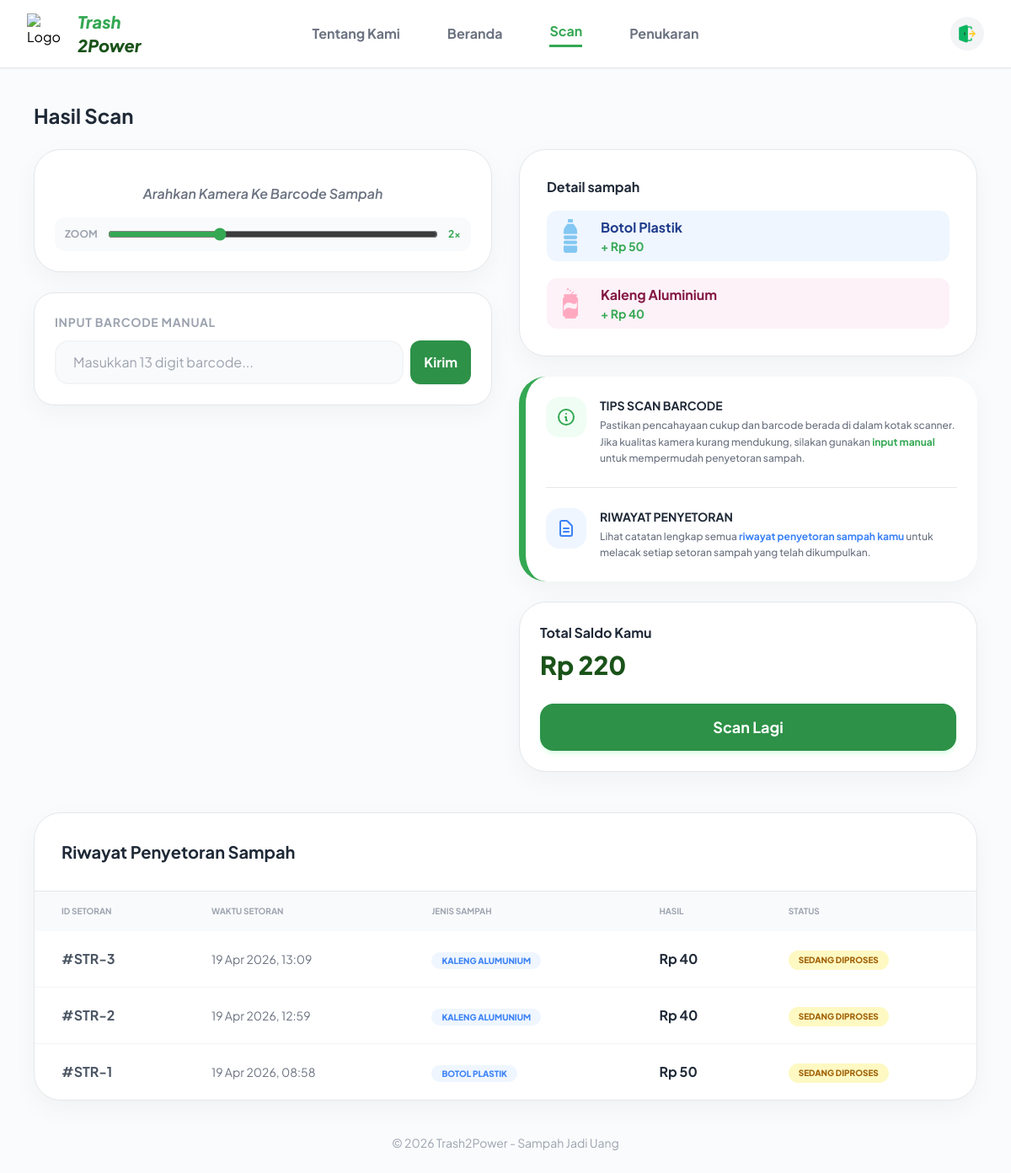
/scan.php (signed in), run on the app's committed database.
### tables this page shows
CREATE TABLE `users` (
  `id_user` int(11) NOT NULL,
  `email` varchar(100) NOT NULL,
  `password` varchar(255) NOT NULL,
  `nama` varchar(100) NOT NULL,
  `no_hp` varchar(20) NOT NULL,
  `gender` enum('pria','wanita') NOT NULL,
  `foto_profil` varchar(255) DEFAULT NULL,
  `role` enum('warga','admin') NOT NULL,
  `saldo` decimal(10,2) NOT NULL DEFAULT 0.00
);

CREATE TABLE `setoran` (
  `id_setoran` int(11) NOT NULL,
  `id_warga` int(11) NOT NULL,
  `id_kategori` int(11) NOT NULL,
  `jumlah_sampah` int(11) NOT NULL,
  `hasil_pendapatan` decimal(15,2) NOT NULL,
  `tgl_penyetoran` timestamp NOT NULL DEFAULT current_timestamp()
);

CREATE TABLE `kategori_sampah` (
  `id_kategori` int(50) NOT NULL,
  `jenis_sampah` varchar(30) NOT NULL,
  `harga_sampah` decimal(10,2) NOT NULL
);

### scan.php (the view, shortened to what this page needs)
<?php
$id_user_login = $_SESSION['id_user'];
$host = "localhost";
$user = "root";
$pass = "";
$db   = "trash2power_db";
$koneksi = mysqli_connect($host, $user, $pass, $db);
$userData = mysqli_fetch_assoc(mysqli_query($koneksi, "SELECT nama, saldo FROM users WHERE id_user = '$id_user_login'"));
?>
<!DOCTYPE html>
<html lang="id">
<head>
    <script src="https://cdn.tailwindcss.com"></script>
</head>
<body class="min-h-screen pb-32 md:pb-0">
    <nav class="w-full bg-white border-b sticky top-0 z-50 shadow-sm">
        <div class="max-w-7xl mx-auto px-6 md:px-8 h-20 flex items-center justify-between">
            <div class="flex items-center gap-3 md:min-w-[200px]">
                <div class="w-10 h-10 md:w-12 md:h-12"><img src="https://cdn-icons-png.flaticon.com/512/3299/3299935.png" alt="Logo"></div>
                <div class="flex flex-col">
                    <span class="text-[#34A853] font-extrabold text-lg md:text-xl leading-none italic">Trash</span>
                    <span class="text-[#1A5319] font-extrabold text-lg md:text-xl leading-none italic">2Power</span>
                </div>
            </div>
            <div class="hidden md:flex items-center gap-14 font-bold text-gray-500">
                <a href="tentang_kami.php" class="hover:text-green-600 transition">Tentang Kami</a>
                <a href="beranda.php" class="hover:text-green-600 transition">Beranda</a>
                <a href="scan.php" class="nav-active pb-1">Scan</a>
                <a href="reward.php" class="hover:text-green-600 transition">Penukaran</a>
            </div>
            <div class="flex items-center justify-end md:min-w-[200px]">
                <a href="#" id="btn-logout-trigger" class="flex items-center justify-center w-10 h-10 rounded-full bg-gray-100 hover:bg-red-50 transition group">
                    <img src="logout.png" alt="Logout" class="w-6 h-6 group-hover:opacity-70">
                </a>
            </div>
        </div>
    </nav>
    <main class="max-w-6xl mx-auto mt-10 px-4">
        <h2 class="text-2xl font-bold text-gray-800 mb-6">Hasil Scan</h2>
        <div class="grid grid-cols-1 md:grid-cols-2 gap-8 items-start">
            <div id="view-container">
                <div id="scanner-view" class="bg-white p-6 rounded-[32px] border card-shadow text-center">
                    <p id="scan-instruction" class="text-gray-500 font-semibold italic">Arahkan Kamera Ke Barcode Sampah</p>
                    <div class="mt-4 flex items-center gap-3 bg-gray-50 p-3 rounded-xl">
                        <span class="text-xs font-bold text-gray-400 uppercase">Zoom</span>
                        <input type="range" id="zoom-slider" min="1" max="4" step="0.1" value="2" class="flex-1 accent-[#34A853]" oninput="applyZoom(this.value)">
                        <span id="zoom-label" class="text-xs font-bold text-[#34A853]">2x</span>
                    </div>
                </div>
                <div class="mt-6 bg-white p-6 rounded-[24px] border card-shadow">
                    <p class="text-sm text-gray-400 mb-3 font-bold uppercase tracking-wider">Input Barcode Manual</p>
                    <div class="flex gap-2">
                        <input type="text" id="manual-input" placeholder="Masukkan 13 digit barcode..." class="flex-1 border-2 border-gray-100 bg-gray-50 rounded-2xl px-5 py-3 focus:outline-none focus:border-[#34A853] transition">
                        <button onclick="submitManual()"
                            class="btn-primary flex-shrink-0 text-white px-4 md:px-4 py-2 rounded-xl font-bold text-sm md:text-base shadow-sm">
                            Kirim
                        </button>
                    </div>
                </div>
            </div>
            <div class="space-y-6">
                <div class="bg-white p-8 rounded-[32px] border card-shadow">
                    <h4 class="text-gray-800 font-bold mb-4">Detail sampah</h4>
                    <div class="space-y-5">
                        <div class="flex items-center gap-4 bg-blue-50 p-2 rounded-xl">
                            <img src="botol.png" alt="Botol"
                                class="w-10 h-10 object-contain"
                                style="filter: invert(70%) sepia(50%) saturate(300%) hue-rotate(160deg) brightness(95%) contrast(100%);">
                            <div>
                                <p class="font-bold text-blue-900">Botol Plastik</p>
                                <p class="text-[#34A853] font-bold text-sm">+ Rp 50</p>
                            </div>
                        </div>
                        <div class="flex items-center gap-4 bg-pink-50 p-2 rounded-xl">
                            <img src="kaleng.png" alt="Kaleng"
                                class="w-10 h-10 object-contain"
                                style="filter: invert(70%) sepia(30%) saturate(600%) hue-rotate(300deg) brightness(105%) contrast(100%);">
                            <div>
                                <p class="font-bold text-pink-900">Kaleng Aluminium</p>
                                <p class="text-[#34A853] font-bold text-sm">+ Rp 40</p>
                            </div>
                        </div>
                    </div>
                </div>
                <div class="bg-white p-6 rounded-[32px] border-l-8 border-[#34A853] card-shadow">
                    <div class="flex items-start gap-4 mb-6">
                        <div class="bg-green-50 p-3 rounded-2xl">
                            <svg class="w-6 h-6 text-[#34A853]" fill="none" stroke="currentColor" viewBox="0 0 24 24">
                                <path stroke-linecap="round" stroke-linejoin="round" stroke-width="2" d="M13 16h-1v-4h-1m1-4h.01M21 12a9 9 0 11-18 0 9 9 0 0118 0z"></path>
                            </svg>
                        </div>
                        <div>
                            <h5 class="text-sm font-bold text-gray-800 uppercase mb-1">Tips Scan Barcode</h5>
                            <p class="text-xs text-gray-500 leading-relaxed font-medium">
                                Pastikan pencahayaan cukup dan barcode berada di dalam kotak scanner. Jika kualitas kamera kurang mendukung, silakan gunakan <button onclick="document.getElementById('manual-input').scrollIntoView({behavior: 'smooth'}); document.getElementById('manual-input').focus();" class="text-[#34A853] font-bold hover:underline cursor-pointer bg-none border-none p-0">input manual</button> untuk mempermudah penyetoran sampah.
                            </p>
                        </div>
                    </div>
                    <div class="border-t pt-6 flex items-start gap-4 cursor-pointer hover:opacity-80 transition" onclick="document.querySelector('.mt-12').scrollIntoView({behavior: 'smooth', block: 'center'});">
                        <div class="bg-blue-50 p-3 rounded-2xl">
                            <svg class="w-6 h-6 text-blue-500" fill="none" stroke="currentColor" viewBox="0 0 24 24">
                                <path stroke-linecap="round" stroke-linejoin="round" stroke-width="2" d="M9 12h6m-6 4h6m2 5H7a2 2 0 01-2-2V5a2 2 0 012-2h5.586a1 1 0 01.707.293l5.414 5.414a1 1 0 01.293.707V19a2 2 0 01-2 2z"></path>
                            </svg>
                        </div>
                        <div>
                            <h5 class="text-sm font-bold text-gray-800 uppercase mb-1">Riwayat Penyetoran</h5>
                            <p class="text-xs text-gray-500 leading-relaxed font-medium">
                                Lihat catatan lengkap semua <button class="text-blue-500 font-bold hover:underline bg-none border-none p-0">riwayat penyetoran sampah kamu</button> untuk melacak setiap setoran sampah yang telah dikumpulkan.
                            </p>
                        </div>
                    </div>
                </div>
                <div class="bg-white p-6 rounded-[32px] border card-shadow">
                    <h4 class="text-gray-800 font-bold mb-2">Total Saldo Kamu</h4>
                    <div class="flex items-baseline gap-2 mb-7">
                        <span class="text-3xl font-black text-[#1A5319]">Rp <span id="current-saldo"><?= number_format($userData['saldo'], 0, ',', '.') ?></span></span>
                    </div>
                    <div class="mt-5">
                        <button onclick="location.reload()"
                            class="btn-primary w-full text-white py-3.5 rounded-2xl font-bold text-lg shadow-md shadow-green-100 transition-all active:scale-[0.95]">
                            Scan Lagi
                        </button>
                    </div>
                </div>
            </div>
        </div>
        <div class="mt-12 bg-white rounded-[32px] border card-shadow overflow-hidden">
            <div class="p-6 md:p-8 border-b flex justify-between items-center">
                <h3 class="text-lg md:text-xl font-bold text-gray-800">Riwayat Penyetoran Sampah</h3>
            </div>
            <div class="hidden md:block overflow-x-auto">
                <table class="w-full text-left">
                    <thead class="bg-gray-50 text-gray-400 text-[10px] uppercase font-black">
                        <tr>
                            <th class="px-8 py-4">ID Setoran</th>
                            <th class="px-8 py-4">Waktu Setoran</th>
                            <th class="px-8 py-4">Jenis Sampah</th>
                            <th class="px-8 py-4">Hasil</th>
                            <th class="px-8 py-4">Status</th>
                        </tr>
                    </thead>
                    <tbody class="divide-y divide-gray-100">
                        <?php
                        $q = mysqli_query($koneksi, "SELECT s.*, k.jenis_sampah FROM setoran s JOIN kategori_sampah k ON s.id_kategori = k.id_kategori WHERE s.id_warga = '$id_user_login' ORDER BY s.tgl_penyetoran DESC LIMIT 5");
                        while ($r = mysqli_fetch_assoc($q)):
                            $status_text = !empty($r['status']) ? $r['status'] : 'sedang diproses';
                            $badge_color = "bg-yellow-100 text-yellow-700";
                        ?>
                            <tr class="hover:bg-gray-50/50 transition">
                                <td class="px-8 py-5 font-bold text-gray-600">#STR-<?= $r['id_setoran'] ?></td>
                                <td class="px-8 py-5 text-gray-500 text-sm"><?= date('d M Y, H:i', strtotime($r['tgl_penyetoran'])) ?></td>
                                <td class="px-8 py-5">
                                    <span class="bg-blue-50 text-blue-500 px-3 py-1 rounded-full text-[10px] font-black uppercase">
                                        <?= $r['jenis_sampah'] ?>
                                    </span>
                                </td>
                                <td class="px-8 py-5 font-bold text-gray-800">Rp <?= number_format($r['hasil_pendapatan'], 0, ',', '.') ?></td>
                                <td class="px-8 py-5">
                                    <span class="<?= $badge_color ?> px-3 py-1 rounded-full text-[10px] font-black uppercase inline-block">
                                        <?= $status_text ?>
                                    </span>
                                </td>
                            </tr>
                        <?php endwhile; ?>
                    </tbody>
                </table>
            </div>
        </div>
    </main>
    <footer class="py-10 text-center text-gray-400 text-sm mb-24 md:mb-8">
        &copy; 2026 Trash2Power - Sampah Jadi Uang
    </footer>
</body>
</html>

### scan.php (style rules this page uses)
body { font-family: 'Plus Jakarta Sans', sans-serif; background-color: #F9FBFC; }
.nav-active { border-bottom: 3px solid #34A853; color: #34A853; }
.btn-primary { background-color: #2D9147; transition: all 0.3s; }
.card-shadow { box-shadow: 0 10px 30px rgba(0, 0, 0, 0.04); }

### data on the page
users: saldo "220"
setoran: id_setoran "3", tgl_penyetoran "19 Apr 2026, 13:09", id_kategori.jenis_sampah "KALENG ALUMUNIUM", hasil_pendapatan "40", status_text "SEDANG DIPROSES"
setoran: id_setoran "2", tgl_penyetoran "19 Apr 2026, 12:59", id_kategori.jenis_sampah "KALENG ALUMUNIUM", hasil_pendapatan "40", status_text "SEDANG DIPROSES"
setoran: id_setoran "1", tgl_penyetoran "19 Apr 2026, 08:58", id_kategori.jenis_sampah "BOTOL PLASTIK", hasil_pendapatan "50", status_text "SEDANG DIPROSES"
